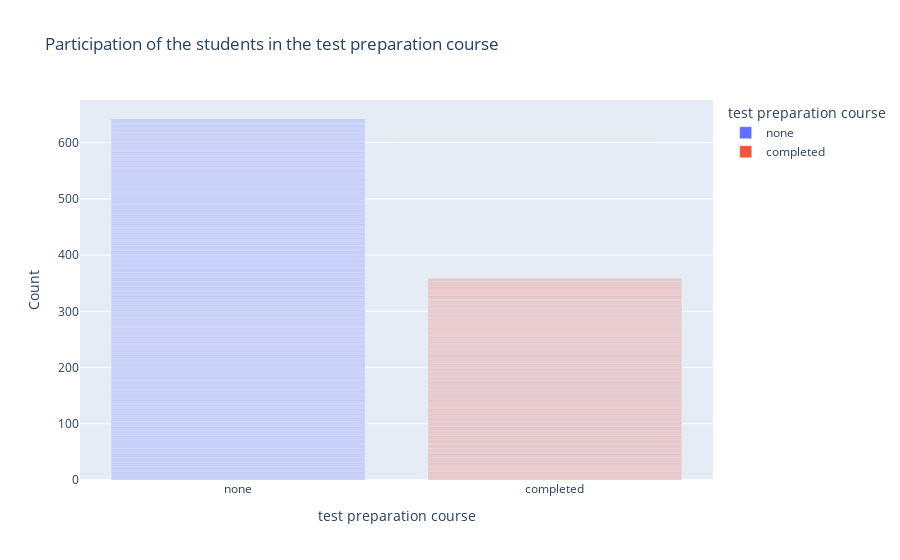

Notebook code for this chart:
### Code cell
fig = px.bar(df, x='test preparation course', color="test preparation course", title="Participation of the students in the test preparation course",
            labels={
                     "gender": "Teilnahme",
                     "count": "Count"
                 }
            )
fig.show()

### Figure 1 — Plotly figure (JSON) as saved in the notebook; plotly's stock layout.template omitted (floating-point values rounded to 4 significant figures; data arrays with more than 128 entries replaced by an {"elided": "..."} marker saying what was removed)
{"data": [{"alignmentgroup": "True", "hovertemplate": "test preparation course=%{x}<br>Count=%{y}<extra></extra>", "legendgroup": "none", "marker": {"color": "#636efa", "pattern": {"shape": ""}}, "name": "none", "offsetgroup": "none", "orientation": "v", "showlegend": true, "textposition": "auto", "type": "bar", "x": {"elided": "642 str values"}, "xaxis": "x", "y": {"elided": "642 int values"}, "yaxis": "y"}, {"alignmentgroup": "True", "hovertemplate": "test preparation course=%{x}<br>Count=%{y}<extra></extra>", "legendgroup": "completed", "marker": {"color": "#EF553B", "pattern": {"shape": ""}}, "name": "completed", "offsetgroup": "completed", "orientation": "v", "showlegend": true, "textposition": "auto", "type": "bar", "x": {"elided": "358 str values"}, "xaxis": "x", "y": {"elided": "358 int values"}, "yaxis": "y"}], "layout": {"barmode": "relative", "legend": {"title": {"text": "test preparation course"}, "tracegroupgap": 0}, "title": {"text": "Participation of the students in the test preparation course"}, "xaxis": {"anchor": "y", "categoryarray": ["none", "completed"], "categoryorder": "array", "domain": [0, 1], "title": {"text": "test preparation course"}}, "yaxis": {"anchor": "x", "domain": [0, 1], "title": {"text": "Count"}}}}
